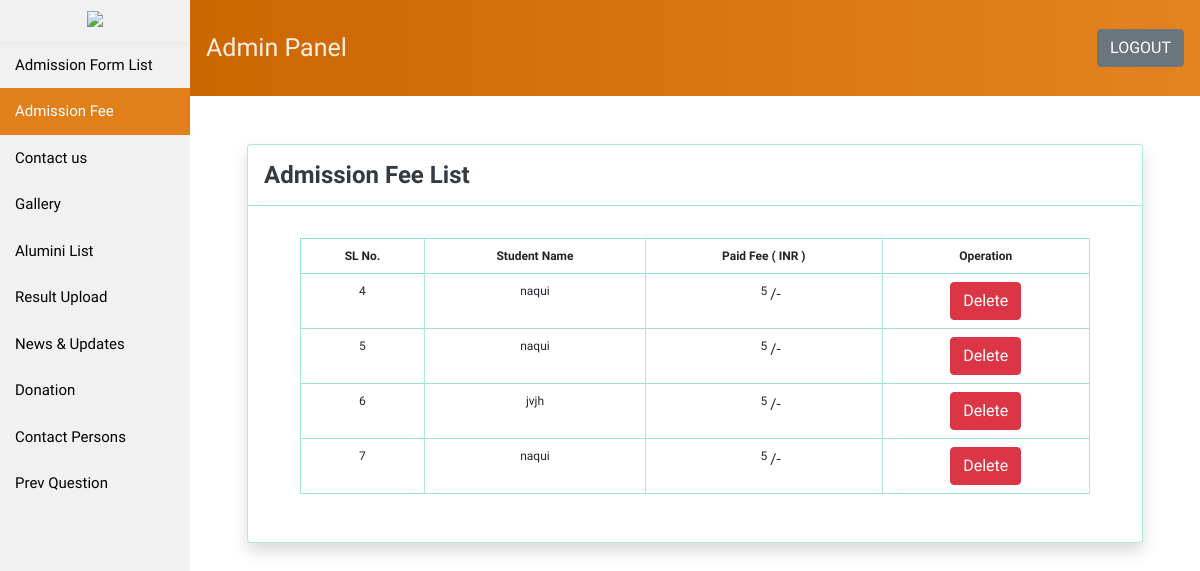
The app's page /admin-panel/admission_fee.php with its own data.
### tables this page shows
CREATE TABLE `std_payment` (
  `sl` int(50) NOT NULL,
  `amount` int(255) NOT NULL,
  `student_name` varchar(255) NOT NULL
);

### admin-panel/admission_fee.php (the view, shortened to what this page needs)
<?php include_once'inc/head.php'; ?>
<link rel="stylesheet" type="text/css" href="inc/css/style.css">
<body>
  <section>
    <div class="sidebar">
      <div class="logo">
            <h3 class="">
              <img src="../images/logo.png">
          </h3>
      </div>
      <div class="" id="sidebar-here">
        <a href="index.php" class="list ">Admission Form List</a>
        <a href="admission_fee.php" class="active">Admission Fee</a>
        <a href="contact_list.php" class="list ">Contact us</a>
        <a href="gallery_list.php" class="list ">Gallery</a>
        <a href="alumini_list.php" class="list ">Alumini List</a>
        <a href="result_upload.php" class="list ">Result Upload</a>
        <a href="news_table_list.php">News & Updates</a>
        <a href="donation_list.php" class="">Donation </a>
        <a href="contact_person.php" class="">Contact Persons </a>
        <a href="question_upload.php" class="">Prev Question</a>
     </div>
      </div>
    <div class="content">
  <?php include_once'inc/header.php'; ?>
  <div class="container">
    <div class="row justify-content-center">
      <div class="col-md-11">
        <div class="card my-5 shadow">
          <nav class="navbar navbar-light  venue-registration border-bottom">
            <a class="h4 text-dark font-weight-bold pt-2">Admission Fee List </a>
          </nav>
          <div class="card-body ">
            <div class="table-responsive">
              <table class="table table-bordered">
                <thead class="border">
                  <tr>
                    <th scope="col" class="border-right text-center">SL No.</th>
                    <th scope="col" class="border-right text-center">Student Name</th>
                    <th scope="col" class="border-right text-center">Paid Fee ( INR )</th>
                    <th scope="col" class="border-right text-center">Operation</th>
                  </tr>
                </thead>
                <tbody>
                  <?php
                  $con = mysqli_connect('localhost','root','','insan-school');
                  $query = "SELECT * FROM `std_payment`";
                  $run = mysqli_query($con, $query);
                  while($data = mysqli_fetch_assoc($run))
                  {
                    ?> <tr class="border-bottom">
                      <td class="border-right text-center border-left"> <?php echo $data['sl']; ?> </td>
                      <td class="border-right text-center"> <?php echo $data['student_name']; ?> </td>
                      <td class="border-right text-center"> <?php echo $data['amount']; ?> <span style="    font-size: 15px;position: absolute;margin-top: 1px;margin-left: 3px;">/-</span> </td>
                      <td class="border-right text-center">
                        <div class="btn-group" role="group" aria-label="Basic example">
                          <a href="delete_fee.php?id=<?php echo $data['sl'];?>" type="submit" class="btn btn-danger">
                            Delete
                          </a>
                        </div>
                      </td>
                      </tr> <?php
                    }
                    ?>
                  </tbody>
                </table>
              </div>
            </div>
          </div>
        </div>
      </div>
    </div>
  </div>
</body>
</html>

### admin-panel/inc/css/style.css (style rules this page uses)
.sidebar { margin: 0; padding: 0; width: 190px; background-color: #f1f1f1; position: fixed; height: 100%; overflow: auto; }
.sidebar a { display: block; color: black; padding: 12px 15px; text-decoration: none; font-size: 15px; }
.active { background-color: #666; color: white; }
.logo { box-shadow: 0px 2px 5px 0px rgb(0 0 0 / 4%); padding: 0rem; display: flex; justify-content: center; }
.logo img { max-width: 100px; height: auto; }
div.content { margin-left: 190px; margin-right: 0; }
.table td, .table th { padding: .5rem; vertical-align: top; font-size: 12px; border: none; font-family: 'Raleway', sans-serif; }
.table thead th { vertical-align: bottom; border-bottom: none; }
.border { border: 1px solid #0ec68170!important; }
.border-right { border-right: 1px solid #0ebd7c59!important; }
.border-bottom { border-bottom: 1px solid #0ec27f63!important; }
.border-left { border-left: 1px solid #a1e7cd!important; }
.card { position: relative; display: -ms-flexbox; display: flex; -ms-flex-direction: column; flex-direction: column; min-width: 0; word-wrap: break-word; background-color: #fff; background-clip: border-box; border: 1px solid rgb(14 198 130 / 34%); border-radius: .25rem; }
.active { background-color: #e17f1b; color: white!important; }

### admin-panel/inc/head.php (style rules this page uses)
h1,h2,h3,h4,h5,h6 { font-family: 'Raleway', sans-serif; }
label,a,.navbar-brand { font-family: 'Raleway', sans-serif; font-size: 13px; }

### admin-panel/inc/header.php (style rules this page uses)
.card-body { -ms-flex: 1 1 auto; flex: 1 1 auto; min-height: 1px; padding: 2rem 3.25rem; }

### records on screen
std_payment: sl "4", student_name "naqui", amount "5"
std_payment: sl "5", student_name "naqui", amount "5"
std_payment: sl "6", student_name "jvjh", amount "5"
std_payment: sl "7", student_name "naqui", amount "5"
